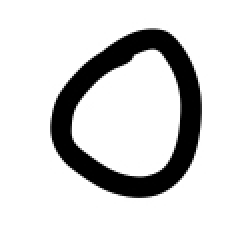
#> input picture examples/number_0.jpg, 120 x 120 px (shown 2 times larger)
$ python main.py examples/number_0.jpg   (older library calls are emulated)
#> lines starting #> are read from the running program, lines starting #| are printed output that depends on the picture; after the words box and inside, x2 and y2 are one past the last pixel; in counts of white or black regions, pixels touching at a corner belong together
from sklearn import datasets
from sklearn.neighbors import KNeighborsClassifier
import numpy as np
from PIL import Image
import sys
# import matplotlib.pyplot as plt

image_width = 32
image_height = 32
on_threshold = 200
number_of_neighbors = 6

def resize_image(image):
    '''
    Function that takes an image, and returns
    the re-sized version of the image (32x32), as
    this is the needed size for the machine learner.
    This is also the same size that was used in the
    training dataset.
    :param image: The image to be resized
    :return: The resized image
    '''
    width = image_width
    height = image_height
    img = image.resize((width, height), Image.ANTIALIAS)
    return img

def load_image(file_name):
    '''
    Function to load an image from a file name.
    :param file_name: Name of image file name to be opened
    :return: Opened image
    '''
#> called with file_name = 'examples/number_0.jpg'
    img = Image.open(file_name)
#> img is the input picture: PIL image 120x120 RGB; min 0, max 255, mean 214.6
    return img

def jpg_to_bit_map(image):
    '''
    Function that converts a jpg input image, into
    a bmp image used in the classification process.
    :param image:  Image file in jpg format
    :return: Converted image in bmp format
    '''
    ary = np.array(image)
    r, g, b = np.split(ary, 3, axis=2)
    r = r.reshape(-1)
#> r = 14400 values, max 255 at index 0, min 0 at index 1871, mean 214.6
    g = r.reshape(-1)
#> g has the same summary as r
    b = r.reshape(-1)
#> b has the same summary as r
    bitmap = list(map(lambda x: 0.299 * x[0] + 0.587 * x[1] + 0.114 * x[2],
                      zip(r, g, b)))
#> bitmap has the same summary as r
    bitmap = np.array(bitmap).reshape([ary.shape[0], ary.shape[1]])
    bitmap = np.dot((bitmap > 128).astype(float), 255)
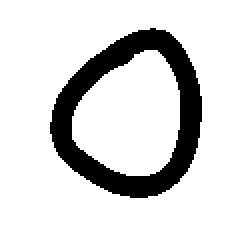
#> bitmap: shape (120, 120) float64 (shown 2 times larger); 84.1% white; 1 black region, box (x1, y1, x2, y2) and area: (25, 14, 101, 99) 2289
    im = Image.fromarray(bitmap.astype(np.uint8))
    return im

def count_on_pixels(image_values, block_number):
    '''
    This is a function that takes a block in the bitmap image
    and counts how many pixels in that block are turned on.
    Pixel are considered on if they are below a certain threshold.
    :param image_values: The bitmap values for the image
    :param block_number: Block number sequence. Int from 0 ..< 64
    :return: Count of pixels that are on
    '''
    row = int(block_number / 8)
    column = block_number % 8
    start_x = column * 4
    end_x = start_x + 4
    start_y = row * 4
    end_y = start_y + 4
    sub_array = image_values[start_y:end_y, start_x:end_x]
    count = 0
    for i in range(4):
        for j in range(4):
            if sub_array[i][j] < on_threshold:
                count += 1
    return count

def create_instance_data(image_values):
    '''
    Function to create a dataset instance. Dataset instances are
    arrays of length 64 that all contain an integer ranging from 0 to 16.
    The original image size is 32x32. Instances are created by taking distinct
    4x4 blocks and counting how many of the 16 pixels are actually on.
    :param image_values: The bitmap values for the image. Array of numbers from 0 ... 255
    :return: Dataset instance (array of 64 values).
    '''
    instance_array = np.zeros(64)
    for i in range(64):
        on_pixels_count = count_on_pixels(image_values, i)
        instance_array[i] = on_pixels_count
    return instance_array


def main():
    # Loading the digits dataset
    digits = datasets.load_digits()
    # Creating the knn learner with number_of_neighbors
    knn = KNeighborsClassifier(n_neighbors = number_of_neighbors)
    # Getting the features data and the target data and training the model
    X = digits.data
    y = digits.target
    knn.fit(X, y)

    # Opening and formatting the image to correct shape
    file_name = sys.argv[1]
    image = load_image(file_name)
    image_btmp = jpg_to_bit_map(image)
    resized_image = resize_image(image_btmp)
#> in resize_image, `img = image.resize((width, height), Image.ANTIALIAS)`:
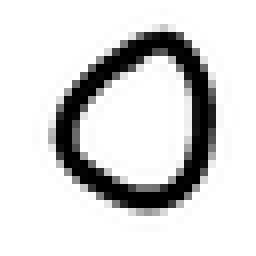
#> img: PIL image 32x32 L (shown 8 times larger); min 0, max 255, mean 214.3
    values = np.array(resized_image.getdata())
#> values = 1024 values, max 255 at index 0, min 0 at index 177, mean 214.3
    values = values.reshape(32, 32)

    # Creating the instance for input image
    instance = create_instance_data(values)
#> the loop in create_instance_data, `for i in range(64):` made 64 passes
#> on_pixels_count on passes 1 to 12: 0, 0, 0, 0, 0, 0, 0, 0, 0, 0, 0, 7
#> after the loop in create_instance_data, `for i in range(64):`: instance_array = 64 values, max 14 at index 13, min 0 at index 0, mean 3.03
#> instance has the same summary as instance_array in create_instance_data
    # Predicting the outcome of the instance
    prediction = knn.predict([instance])
#> prediction = [0]
    print('Prediction of the digit is: ' + str(prediction[0]))
#| Prediction of the digit is: 0
    # plt.imshow(instance.reshape(8,8), cmap=plt.cm.gray_r, interpolation='nearest')
    # plt.show()

if __name__ == '__main__':
    main()

$ run again, on examples/number_9.jpg
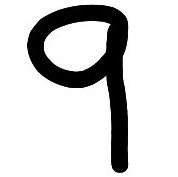
#> input picture examples/number_9.jpg, 178 x 177 px
#> in load_image, img is the input picture: PIL image 178x177 RGB; min 0, max 255, mean 207.9
#> in jpg_to_bit_map, `bitmap = list(map(lambda x: 0.299 * x[0] + 0.587 * x[1] + 0.114 * x[2]..`: bitmap = 31506 items
#> in jpg_to_bit_map, `bitmap = np.dot((bitmap > 128).astype(float), 255)`:
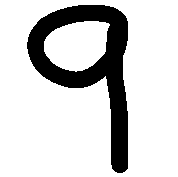
#> bitmap: shape (177, 178) float64; 81.4% white; 1 black region, box (x1, y1, x2, y2) and area: (27, 5, 128, 173) 5847
#> in resize_image, `img = image.resize((width, height), Image.ANTIALIAS)`:
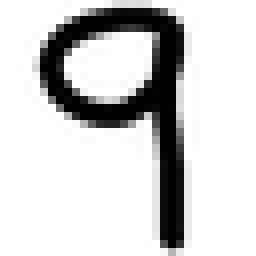
#> img: PIL image 32x32 L (shown 8 times larger); min 0, max 255, mean 207.6
#> in main, `values = np.array(resized_image.getdata())`: values = 1024 values, max 255 at index 0, min 0 at index 74, mean 207.6
#> the loop in create_instance_data, `for i in range(64):` made 64 passes
#> on_pixels_count on passes 1 to 8: 0, 1, 9, 12, 12, 7, 0, 0
#> after the loop in create_instance_data, `for i in range(64):`: instance_array = 64 values, max 14 at index 26, min 0 at index 0, mean 3.27
#> instance has the same summary as instance_array in create_instance_data
#> prediction = [9]
#| Prediction of the digit is: 9
